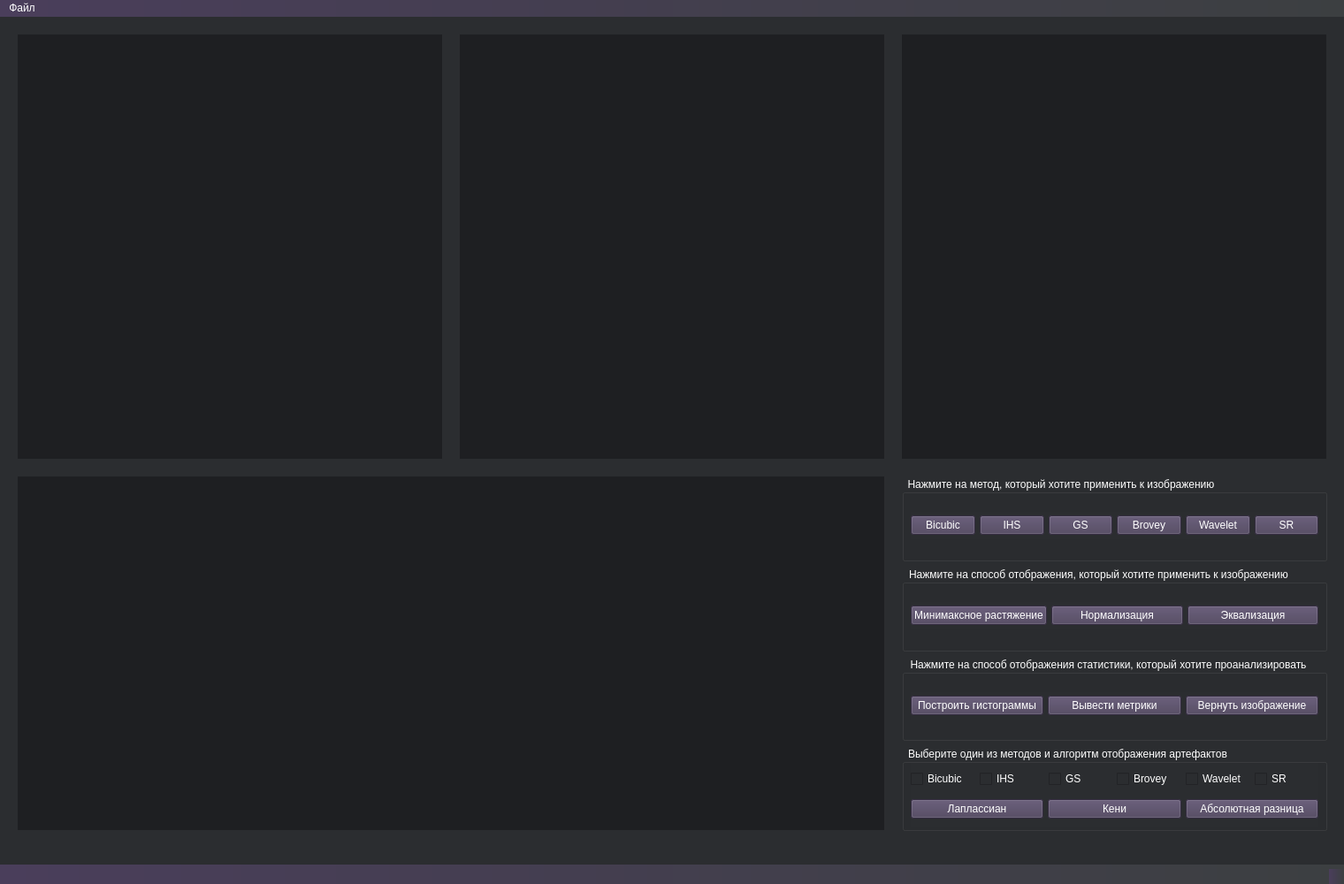
<?xml version="1.0" encoding="UTF-8"?>
<ui version="4.0">
 <class>MainWindow</class>
 <widget class="QMainWindow" name="MainWindow">
  <property name="geometry">
   <rect>
    <x>0</x>
    <y>0</y>
    <width>1520</width>
    <height>1000</height>
   </rect>
  </property>
  <property name="windowTitle">
   <string>MainWindow</string>
  </property>
  <property name="styleSheet">
   <string notr="true">background: qlineargradient(spread:pad, x1:0, y1:0, x2:1, y2:0, stop:0 rgba(74, 62, 91, 255), stop:1 rgba(60, 63, 65, 255));
color: white</string>
  </property>
  <widget class="QWidget" name="centralwidget">
   <property name="styleSheet">
    <string notr="true">background-color: rgb(43, 45, 48);</string>
   </property>
   <widget class="QLabel" name="label_1">
    <property name="geometry">
     <rect>
      <x>20</x>
      <y>20</y>
      <width>480</width>
      <height>480</height>
     </rect>
    </property>
    <property name="styleSheet">
     <string notr="true">color: white;
background-color: rgb(30, 31, 34);color: white</string>
    </property>
    <property name="text">
     <string/>
    </property>
   </widget>
   <widget class="QLabel" name="label_2">
    <property name="geometry">
     <rect>
      <x>520</x>
      <y>20</y>
      <width>480</width>
      <height>480</height>
     </rect>
    </property>
    <property name="styleSheet">
     <string notr="true">color: white;
background-color: rgb(30, 31, 34);color: white</string>
    </property>
    <property name="text">
     <string/>
    </property>
   </widget>
   <widget class="QLabel" name="label_3">
    <property name="geometry">
     <rect>
      <x>1020</x>
      <y>20</y>
      <width>480</width>
      <height>480</height>
     </rect>
    </property>
    <property name="styleSheet">
     <string notr="true">color: white;
background-color: rgb(30, 31, 34);color: white</string>
    </property>
    <property name="text">
     <string/>
    </property>
   </widget>
   <widget class="QLabel" name="label_4">
    <property name="geometry">
     <rect>
      <x>20</x>
      <y>520</y>
      <width>980</width>
      <height>400</height>
     </rect>
    </property>
    <property name="styleSheet">
     <string notr="true">color: white;
background-color: rgb(30, 31, 34);color: white</string>
    </property>
    <property name="text">
     <string/>
    </property>
    <property name="alignment">
     <set>Qt::AlignLeading|Qt::AlignLeft|Qt::AlignTop</set>
    </property>
   </widget>
   <widget class="QWidget" name="">
    <property name="geometry">
     <rect>
      <x>1020</x>
      <y>520</y>
      <width>481</width>
      <height>401</height>
     </rect>
    </property>
    <layout class="QVBoxLayout" name="verticalLayout_2">
     <item>
      <widget class="QGroupBox" name="groupBox">
       <property name="title">
        <string>Нажмите на метод, который хотите применить к изображению</string>
       </property>
       <widget class="QWidget" name="">
        <property name="geometry">
         <rect>
          <x>10</x>
          <y>40</y>
          <width>461</width>
          <height>31</height>
         </rect>
        </property>
        <layout class="QHBoxLayout" name="horizontalLayout">
         <property name="spacing">
          <number>5</number>
         </property>
         <item>
          <widget class="QPushButton" name="pushButton">
           <property name="styleSheet">
            <string notr="true">background-color: rgb(73, 62, 89);</string>
           </property>
           <property name="text">
            <string>Bicubic</string>
           </property>
          </widget>
         </item>
         <item>
          <widget class="QPushButton" name="pushButton_6">
           <property name="styleSheet">
            <string notr="true">background-color: rgb(73, 62, 89);</string>
           </property>
           <property name="text">
            <string>IHS</string>
           </property>
          </widget>
         </item>
         <item>
          <widget class="QPushButton" name="pushButton_2">
           <property name="styleSheet">
            <string notr="true">background-color: rgb(73, 62, 89);</string>
           </property>
           <property name="text">
            <string>GS</string>
           </property>
          </widget>
         </item>
         <item>
          <widget class="QPushButton" name="pushButton_5">
           <property name="styleSheet">
            <string notr="true">background-color: rgb(73, 62, 89);</string>
           </property>
           <property name="text">
            <string>Brovey</string>
           </property>
          </widget>
         </item>
         <item>
          <widget class="QPushButton" name="pushButton_4">
           <property name="styleSheet">
            <string notr="true">background-color: rgb(73, 62, 89);</string>
           </property>
           <property name="text">
            <string>Wavelet</string>
           </property>
          </widget>
         </item>
         <item>
          <widget class="QPushButton" name="pushButton_3">
           <property name="styleSheet">
            <string notr="true">background-color: rgb(73, 62, 89);</string>
           </property>
           <property name="text">
            <string>SR</string>
           </property>
          </widget>
         </item>
        </layout>
       </widget>
      </widget>
     </item>
     <item>
      <widget class="QGroupBox" name="groupBox_2">
       <property name="title">
        <string>Нажмите на способ отображения, который хотите применить к изображению</string>
       </property>
       <widget class="QWidget" name="layoutWidget">
        <property name="geometry">
         <rect>
          <x>10</x>
          <y>40</y>
          <width>461</width>
          <height>31</height>
         </rect>
        </property>
        <layout class="QHBoxLayout" name="horizontalLayout_2">
         <property name="spacing">
          <number>5</number>
         </property>
         <item>
          <widget class="QPushButton" name="pushButton_7">
           <property name="styleSheet">
            <string notr="true">background-color: rgb(73, 62, 89);</string>
           </property>
           <property name="text">
            <string>Минимаксное растяжение</string>
           </property>
          </widget>
         </item>
         <item>
          <widget class="QPushButton" name="pushButton_8">
           <property name="styleSheet">
            <string notr="true">background-color: rgb(73, 62, 89);</string>
           </property>
           <property name="text">
            <string>Нормализация</string>
           </property>
          </widget>
         </item>
         <item>
          <widget class="QPushButton" name="pushButton_9">
           <property name="styleSheet">
            <string notr="true">background-color: rgb(73, 62, 89);</string>
           </property>
           <property name="text">
            <string>Эквализация</string>
           </property>
          </widget>
         </item>
        </layout>
       </widget>
      </widget>
     </item>
     <item>
      <widget class="QGroupBox" name="groupBox_3">
       <property name="title">
        <string>Нажмите на способ отображения статистики, который хотите проанализировать</string>
       </property>
       <widget class="QWidget" name="layoutWidget_2">
        <property name="geometry">
         <rect>
          <x>10</x>
          <y>40</y>
          <width>461</width>
          <height>31</height>
         </rect>
        </property>
        <layout class="QHBoxLayout" name="horizontalLayout_3">
         <property name="spacing">
          <number>5</number>
         </property>
         <item>
          <widget class="QPushButton" name="pushButton_10">
           <property name="styleSheet">
            <string notr="true">background-color: rgb(73, 62, 89);</string>
           </property>
           <property name="text">
            <string>Построить гистограммы</string>
           </property>
          </widget>
         </item>
         <item>
          <widget class="QPushButton" name="pushButton_11">
           <property name="styleSheet">
            <string notr="true">background-color: rgb(73, 62, 89);</string>
           </property>
           <property name="text">
            <string>Вывести метрики</string>
           </property>
          </widget>
         </item>
         <item>
          <widget class="QPushButton" name="pushButton_12">
           <property name="styleSheet">
            <string notr="true">background-color: rgb(73, 62, 89);</string>
           </property>
           <property name="text">
            <string>Вернуть изображение</string>
           </property>
          </widget>
         </item>
        </layout>
       </widget>
      </widget>
     </item>
     <item>
      <widget class="QGroupBox" name="groupBox_4">
       <property name="title">
        <string>Выберите один из методов и алгоритм отображения артефактов</string>
       </property>
       <widget class="QWidget" name="">
        <property name="geometry">
         <rect>
          <x>10</x>
          <y>20</y>
          <width>461</width>
          <height>71</height>
         </rect>
        </property>
        <layout class="QVBoxLayout" name="verticalLayout">
         <item>
          <layout class="QHBoxLayout" name="horizontalLayout_5">
           <item>
            <widget class="QCheckBox" name="checkBox">
             <property name="text">
              <string>Bicubic</string>
             </property>
            </widget>
           </item>
           <item>
            <widget class="QCheckBox" name="checkBox_2">
             <property name="text">
              <string>IHS</string>
             </property>
            </widget>
           </item>
           <item>
            <widget class="QCheckBox" name="checkBox_3">
             <property name="text">
              <string>GS</string>
             </property>
            </widget>
           </item>
           <item>
            <widget class="QCheckBox" name="checkBox_4">
             <property name="text">
              <string>Brovey</string>
             </property>
            </widget>
           </item>
           <item>
            <widget class="QCheckBox" name="checkBox_5">
             <property name="text">
              <string>Wavelet</string>
             </property>
            </widget>
           </item>
           <item>
            <widget class="QCheckBox" name="checkBox_6">
             <property name="text">
              <string>SR</string>
             </property>
            </widget>
           </item>
          </layout>
         </item>
         <item>
          <layout class="QHBoxLayout" name="horizontalLayout_4">
           <property name="spacing">
            <number>5</number>
           </property>
           <item>
            <widget class="QPushButton" name="pushButton_13">
             <property name="styleSheet">
              <string notr="true">background-color: rgb(73, 62, 89);</string>
             </property>
             <property name="text">
              <string>Лаплассиан</string>
             </property>
            </widget>
           </item>
           <item>
            <widget class="QPushButton" name="pushButton_14">
             <property name="styleSheet">
              <string notr="true">background-color: rgb(73, 62, 89);</string>
             </property>
             <property name="text">
              <string>Кени</string>
             </property>
            </widget>
           </item>
           <item>
            <widget class="QPushButton" name="pushButton_15">
             <property name="styleSheet">
              <string notr="true">background-color: rgb(73, 62, 89);</string>
             </property>
             <property name="text">
              <string>Абсолютная разница</string>
             </property>
            </widget>
           </item>
          </layout>
         </item>
        </layout>
       </widget>
      </widget>
     </item>
    </layout>
   </widget>
  </widget>
  <widget class="QMenuBar" name="menubar">
   <property name="geometry">
    <rect>
     <x>0</x>
     <y>0</y>
     <width>1520</width>
     <height>21</height>
    </rect>
   </property>
   <widget class="QMenu" name="menu">
    <property name="title">
     <string>Файл</string>
    </property>
    <addaction name="action"/>
    <addaction name="action_2"/>
   </widget>
   <addaction name="menu"/>
  </widget>
  <widget class="QStatusBar" name="statusbar"/>
  <action name="action">
   <property name="text">
    <string>Открыть изображение с низким пространственным разрешением</string>
   </property>
  </action>
  <action name="action_2">
   <property name="text">
    <string>Открыть изображение с высоким пространственным разрешением</string>
   </property>
  </action>
 </widget>
 <resources/>
 <connections/>
</ui>
